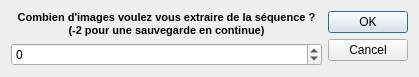
<?xml version="1.0" encoding="UTF-8"?>
<ui version="4.0">
 <class>ExtractSequenceDialog</class>
 <widget class="QDialog" name="ExtractSequenceDialog">
  <property name="geometry">
   <rect>
    <x>0</x>
    <y>0</y>
    <width>419</width>
    <height>72</height>
   </rect>
  </property>
  <property name="windowTitle">
   <string>Sauvegarde de séquences</string>
  </property>
  <property name="windowIcon">
   <iconset resource="toolbar.qrc">
    <normaloff>:/images/disk-return-black.png</normaloff>:/images/disk-return-black.png</iconset>
  </property>
  <layout class="QHBoxLayout" name="horizontalLayout">
   <item>
    <layout class="QVBoxLayout" name="verticalLayout">
     <item>
      <widget class="QLabel" name="label">
       <property name="text">
        <string>&lt;!DOCTYPE HTML PUBLIC &quot;-//W3C//DTD HTML 4.0//EN&quot; &quot;http://www.w3.org/TR/REC-html40/strict.dtd&quot;&gt;
&lt;html&gt;&lt;head&gt;&lt;meta name=&quot;qrichtext&quot; content=&quot;1&quot; /&gt;&lt;style type=&quot;text/css&quot;&gt;
p, li { white-space: pre-wrap; }
&lt;/style&gt;&lt;/head&gt;&lt;body style=&quot; font-family:'MS Shell Dlg 2'; font-size:8.25pt; font-weight:400; font-style:normal;&quot;&gt;
&lt;p align=&quot;center&quot; style=&quot; margin-top:0px; margin-bottom:0px; margin-left:0px; margin-right:0px; -qt-block-indent:0; text-indent:0px;&quot;&gt;&lt;span style=&quot; font-size:8pt; font-weight:600;&quot;&gt;Combien d'images voulez vous extraire de la séquence ?&lt;br /&gt;(-2 pour une sauvegarde en continue)&lt;/span&gt;&lt;/p&gt;&lt;/body&gt;&lt;/html&gt;</string>
       </property>
      </widget>
     </item>
     <item>
      <widget class="QSpinBox" name="spinBox">
       <property name="minimum">
        <number>-2</number>
       </property>
       <property name="maximum">
        <number>100000</number>
       </property>
      </widget>
     </item>
    </layout>
   </item>
   <item>
    <widget class="QDialogButtonBox" name="buttonBox">
     <property name="orientation">
      <enum>Qt::Vertical</enum>
     </property>
     <property name="standardButtons">
      <set>QDialogButtonBox::Cancel|QDialogButtonBox::Ok</set>
     </property>
    </widget>
   </item>
  </layout>
 </widget>
 <resources>
  <include location="toolbar.qrc"/>
 </resources>
 <connections>
  <connection>
   <sender>buttonBox</sender>
   <signal>accepted()</signal>
   <receiver>ExtractSequenceDialog</receiver>
   <slot>accept()</slot>
   <hints>
    <hint type="sourcelabel">
     <x>248</x>
     <y>254</y>
    </hint>
    <hint type="destinationlabel">
     <x>157</x>
     <y>274</y>
    </hint>
   </hints>
  </connection>
  <connection>
   <sender>buttonBox</sender>
   <signal>rejected()</signal>
   <receiver>ExtractSequenceDialog</receiver>
   <slot>reject()</slot>
   <hints>
    <hint type="sourcelabel">
     <x>316</x>
     <y>260</y>
    </hint>
    <hint type="destinationlabel">
     <x>286</x>
     <y>274</y>
    </hint>
   </hints>
  </connection>
 </connections>
</ui>
